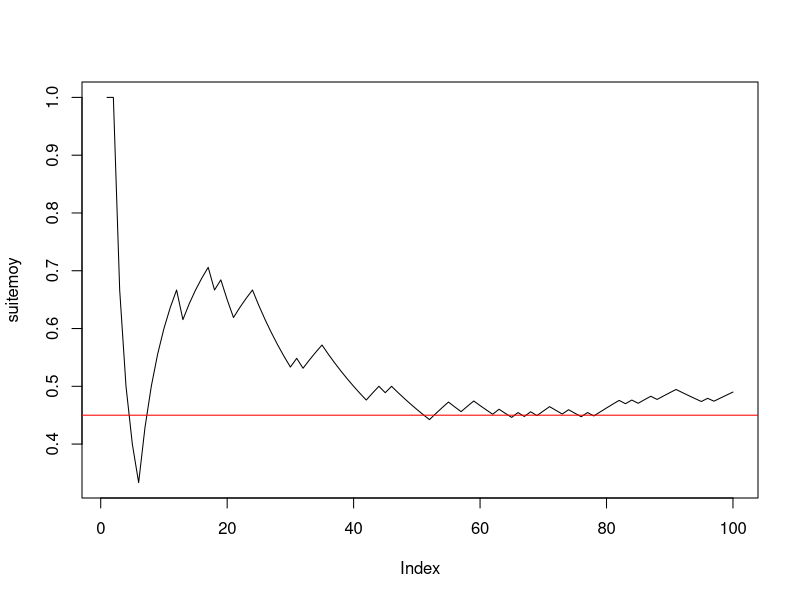

This figure's R source: (Note: this script raises an error after producing the figure.)

#--------question 1------------
n <- 100
p <- 0.45
x <- rbinom(n, 1, p)
#--------question 2------------
cumsum(x)
taille <- 1:n
suitemoy <- cumsum(x) / taille
#--------question 3------------
plot(suitemoy, type = "l")
abline(h = p, col = "red")

#------------Exercice 2------------------------



#--------question 1------------
n <- 100
mu <- -2
sigma <- 2
xg <- rnorm(n, mu, sigma)
#--------question 2------------
cumsum(xg)
rm(taille)
taille <- 1:n
rm(suitemoyg)
suitemoyg
suitemoyg <- cumsum(xg) / taille
#--------question 3------------
plot(suitemoyg, type = "l", ylim = c(-10, 6))
abline(h = mu, col = "red")


#------------Exercice 3------------------------

#---------question 1--------------------------
mu <- -2
sigma <- 2
n <- 5
x <- rnorm(n, mu, sigma)
moyx <- mean(x)

#---------question 2--------------------------
y <- rnorm(n, mu, sigma)
moyy <- mean(y)
rbind(x, y) -> M
rowMeans(M)

#---------question 3--------------------------
N <- 1000
Mdata <- matrix(rnorm(n * N, mu, sigma), ncol = n, byrow = T)
dim(Mdata)


#---------question 4--------------------------
rowMeans(Mdata) -> moyennes
apply(Mdata, MARGIN = 1, mean) # alternative pour effectuer les moyennes en ligne

#---------question 5--------------------------
mean(moyennes) # moyenne empirique des N réalisations de Xbar_n
sd(moyennes) * sqrt((length(moyennes) - 1) / length(moyennes)) # ecart-type empirique
sd(moyennes) # écart-type estimé sans biais = ecart-type empirique corrigé

#---------question 6--------------------------
hist(moyennes, prob = T, main = "Répartition de la moyenne empirique des Xi, i=1,....,n") # la répartition observée de Xbar_n
(abs <- seq(1.2 * min(moyennes), 1.2 * max(moyennes), (max(moyennes) - min(moyennes)) / 100))
points(abs, dnorm(abs, mu, sigma / sqrt(n)), col = 2, type = "l")
abline(v = mean(moyennes), col = 3, lty = "dashed") # moyenne de l'échantillon
abline(v = mu, col = 2) # moyenne théorique mu de la loi de Xbar
# belle adéquation de l'échantillon à la normale, que l'on peut verifier avec dte de Henry
qqnorm(moyennes) # les points sont presque alignés la loi de Xbar_n est donc bien normale
qqline(moyennes, col = 2) # autour de la droite rouge qui passe par les deux points
# (1er quartile theo de la centrée réduite,1er quartile empirique) et
# (3ieme quartile theo de la centrée réduite,3ieme quartile empirique)
# mean(echantillon) et écart-type empirique sd(échantillon)*sqrt((n-1)/n). e
# En effet si on ajoute la droite passant par ces deux points elle se confond
# avec qqline. droite de Henry

(x1 <- qnorm(0.25))
(x2 <- qnorm(0.75))
(y1 <- quantile(moyennes, 0.25, type = 1))
(y2 <- quantile(moyennes, 0.75, type = 1))
abline(y1 - (y2 - y1) * x1 / (x2 - x1), (y2 - y1) / (x2 - x1), col = 3) # droite de Henry

#----------question 7-------------------------
moyennecr <- sqrt(n) * (moyennes - mu) / sigma
hist(moyennecr, prob = T, main = "Répartition observée de la moyenne empirique centrée réduite")
(abscr <- seq(1.2 * min(moyennecr), 1.2 * max(moyennecr), (max(moyennecr) - min(moyennecr)) / 100))
points(abscr, dnorm(abscr), col = 2, type = "l")
abline(v = mean(moyennecr), col = 3, lty = "dashed") # moyenne empirique de l'échantillon
abline(v = 0, col = 2) # moyenne théorique  de la loi normale centrée réduite

qqnorm(moyennecr)
qqline(moyennecr) # droite de Henry

#-----------question 8------------
n <- 50
# puis réexecuter les lignes 67 à 107 : la loi reste gaussienne mais
# l'écart-type de Xbarn est plus petit avec n=50 qu'avec n=2
sd(moyennes)
sigma / sqrt(n)

n <- 2
# puis réexecuter les lignes 67 à 107 : LA LOI EST TOUJOURS GAUSSIENNE MEME AVEC n PETIT
# C'EST UNE PROPRIETES CARACTÉRISTIQUE DE LA LOI NORMALE MAIS QUI NE S'APPLIQUE PAS AUX AUTRES
# LOIS COMME PAR EX A LA BERNOULLI ==> VOIR EXO SUIVANT
sd(moyennes)
# l'écart type empirique est EN REVANCHE plus faible avec n=2 qu'avec n=50 :
# normal il estime sigma/sqrt(n) or :
sigma / sqrt(n)

#####################################################################################
# CE QU'IL FAUT RETENIR DE CET EXERCICE : LA LOI DE XBAR EST GAUSSIENNE SI L'ÉCHANTILLON EST
# GAUSSIEN ET DE TAILLE QUELCONQUE n. LE RESULTAT DU THEOREME CENTRAL LIMITE EST VRAI DANS CE CAS
# POUR TOUT n ET PAS SEULEMENT POUR n GRAND
###################################################################################

###################################################
#------------Exercice 4------------------------
###################################################

#---------question 1--------------------------
p <- 0.45
n <- 5
N <- 100
rm(Mdata) # efface l'objet précedemment créé Mdata

Mdata <- matrix(rbinom(n * N, 1, p), ncol = n, byrow = T) # N échantillons de taille n disposés en lignes
dim(Mdata) # dimension de la matrice N lignes et n colonnes

(rowMeans(Mdata) -> moyennes) # calcule les moyennes pour les N, n-échantillons tirés.


mean(moyennes) # moyenne empirique des N réalisations de Xbar_n
sd(moyennes) * sqrt((length(moyennes) - 1) / length(moyennes)) # ecart-type empirique
sd(moyennes) # écart-type estimé sans biais = ecart-type empirique corrigé

#---------histogramme de xbar_n--------------------------
hist(moyennes, prob = T, ylim = c(0, max(dnorm(p, p, sqrt(p * (1 - p) / n)), 4)), main = "Répartition de la moyenne empirique des Xi, i=1,....,n") # la répartition observée de Xbar_n
(abs <- seq(.8 * min(moyennes), 1.2 * max(moyennes), (max(moyennes) - min(moyennes)) / 100))
points(abs, dnorm(abs, p, sqrt(p * (1 - p) / n)), col = 2, type = "l")
abline(v = mean(moyennes), col = 3, lty = "dashed") # moyenne de l'échantillon
abline(v = p, col = 2) # moyenne théorique mu de la loi de Xbar
qqnorm(moyennes) # vraiment pas gaussien !
qqline(moyennes, col = 2)
# AUCUNE ADEQUATION  de l'échantillon à la normale CAR n EST TROP PETIT ET LE TCL N'EST
# PAS VERIFIE. ON REFAIT LA SIMUL AVEC n=200 :

n <- 200
# puis réeéxuter les lignes 142 à 161

# EUREKA CA MARCHE BEAUCOUP MIEUX ET ON A BIEN UNE REPARTITION GAUSSIENNE CAR n EST SUFFISAMMENT GRAND POUR
# QUE LE TCL SOIT VERIFIE !
######################################

qqnorm(moyennes)
qqline(moyennes, col = "red")

# Si on augmente N on améliore l'estimation de la densité de Xbarn par l'histogramme
# des N réalisations de Xbarn mais si n est petit on n'observe pas un histogramme
# ressemblant à une gaussienne puisque le TCL ne s'applique que si n est assez grand.
# Essayer avec
N <- 1000
n <- 4
# puis lignes 142 à 159.
N <- 1000
n <- 100
# puis lignes 142 à 159.
